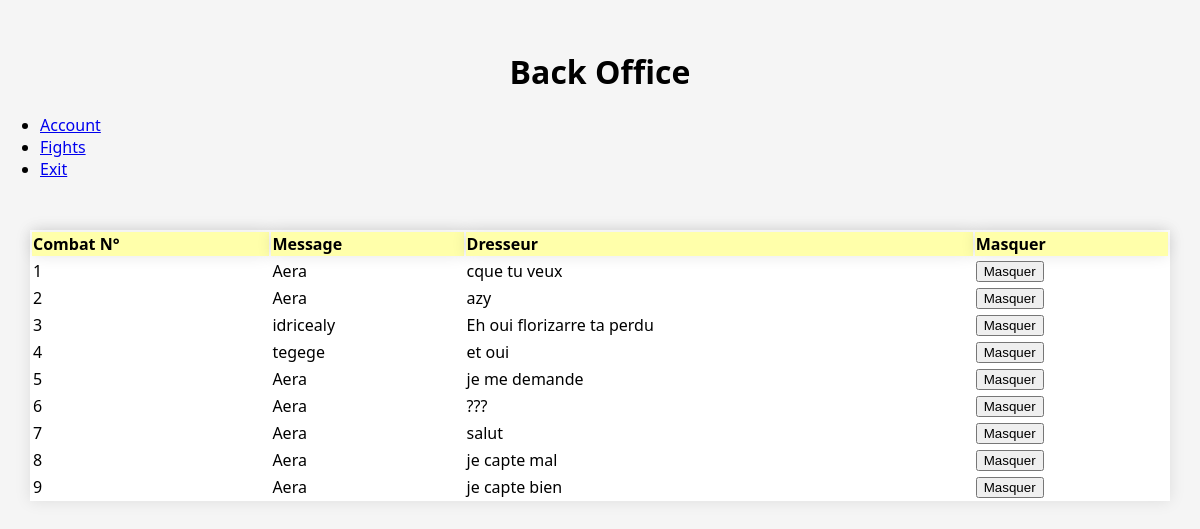
Page /backoffice/backofficeFights.php on the committed database.
### tables this page shows
CREATE TABLE `combat` (
  `id` int(11) NOT NULL,
  `id_dresseur` int(11) DEFAULT NULL,
  `post` text DEFAULT NULL,
  `pokemonA` int(11) DEFAULT NULL,
  `vote_pokemonA` int(11) DEFAULT 0,
  `pokemonB` int(11) DEFAULT NULL,
  `vote_pokemonB` int(11) DEFAULT 0,
  `likes` int(11) DEFAULT NULL,
  `date_creation` timestamp NULL DEFAULT current_timestamp(),
  `hide` tinyint(1) DEFAULT NULL
);

CREATE TABLE `dresseur` (
  `id` int(11) NOT NULL,
  `name_dresseur` varchar(255) DEFAULT NULL,
  `picture` int(11) DEFAULT NULL,
  `pokedollars` int(11) DEFAULT NULL,
  `fight` int(11) DEFAULT 0,
  `captured` int(11) DEFAULT 0,
  `encounter` int(11) DEFAULT 0,
  `hide` tinyint(1) DEFAULT 0,
  `num_account` int(11) DEFAULT NULL
);

### backoffice/backofficeFights.php (the view, shortened to what this page needs)
<!DOCTYPE html>
<html lang="en">
<head>
    <link rel="stylesheet" href="backoffice.css">
</head>
<body>
 <h1>Back Office</h1>
 <nav>
	<ul>
		<li><a href="backofficeAccount.php">Account</a></li>
		<li><a href="backofficeFights.php">Fights</a></li>
        <li><a href="../passedress.php">Exit</a></li>
	</ul>
 </nav>
	<div class="blockpage">
		<table id="accountListGreen">
			<tr>
				<th>Combat N°</th>
				<th>Message</th>
				<th>Dresseur</th>
				<th>Masquer</th>
			</tr>
           <?php
                require '../inc/con_bdd.php';
                    $sql = "SELECT * FROM combat";
					$result = mysqli_query($conn, $sql);
					if ($result && mysqli_num_rows($result) > 0) {
						while ($row = mysqli_fetch_assoc($result)) {
								$idDresseurAutorCombat = $row["id_dresseur"];
								$sqlNameDresseur = "SELECT * FROM dresseur WHERE id = $idDresseurAutorCombat ";
									$resultNameDresseur = mysqli_query($conn, $sqlNameDresseur);
									$rowNameDresseur = mysqli_fetch_assoc($resultNameDresseur);
                                    $hidenBanCss =  "hiden".$row["hide"];
					?>
			<tr class="accountItemGreen <?php echo $hidenBanCss;?>">
				<td><a><?php echo $row["id"];?></a></td>
				<td><a><?php echo $rowNameDresseur["name_dresseur"];?></a></td>
				<td><a><?php echo $row["post"];?></a></td>
				<td>
                <?php
                        if($row["hide"] == 0)
                        {
                ?>
					<button class="hideButton" id="<?php echo $row["id"];?>">Masquer</button>
                    <?php
                        }
                     ?>
				</td>
			</tr>
            <?php
                        }
                    }
            ?>
		</table>
	</div>
</body>
</html>

### backoffice/backoffice.css (style rules this page uses)
body { font-family: 'Segoe UI', Tahoma, Geneva, Verdana, sans-serif; background-color: #f5f5f5; margin: 0; padding: 0; }
.blockpage { display: flex; width: 95%; margin: 50px auto; background-color: #fff; box-shadow: 0 0 15px rgba(0, 0, 0, 0.1); }
h1 { margin-top: 50px; text-align:center; }
th { text-align:left; background-color: #ffa; box-shadow: 0 0 15px rgba(0, 0, 0, 0.1); }
#accountListGreen { width:100%; }
.accountItemGreen td { text-align: left; }

### rows in the picture
combat: id "1", id_dresseur.name_dresseur "Aera", post "cque tu veux"
combat: id "2", id_dresseur.name_dresseur "Aera", post "azy"
combat: id "3", id_dresseur.name_dresseur "idricealy", post "Eh oui florizarre ta perdu"
combat: id "4", id_dresseur.name_dresseur "tegege", post "et oui"
combat: id "5", id_dresseur.name_dresseur "Aera", post "je me demande"
combat: id "6", id_dresseur.name_dresseur "Aera", post "???"
combat: id "7", id_dresseur.name_dresseur "Aera", post "salut"
combat: id "8", id_dresseur.name_dresseur "Aera", post "je capte mal"
combat: id "9", id_dresseur.name_dresseur "Aera", post "je capte bien"
